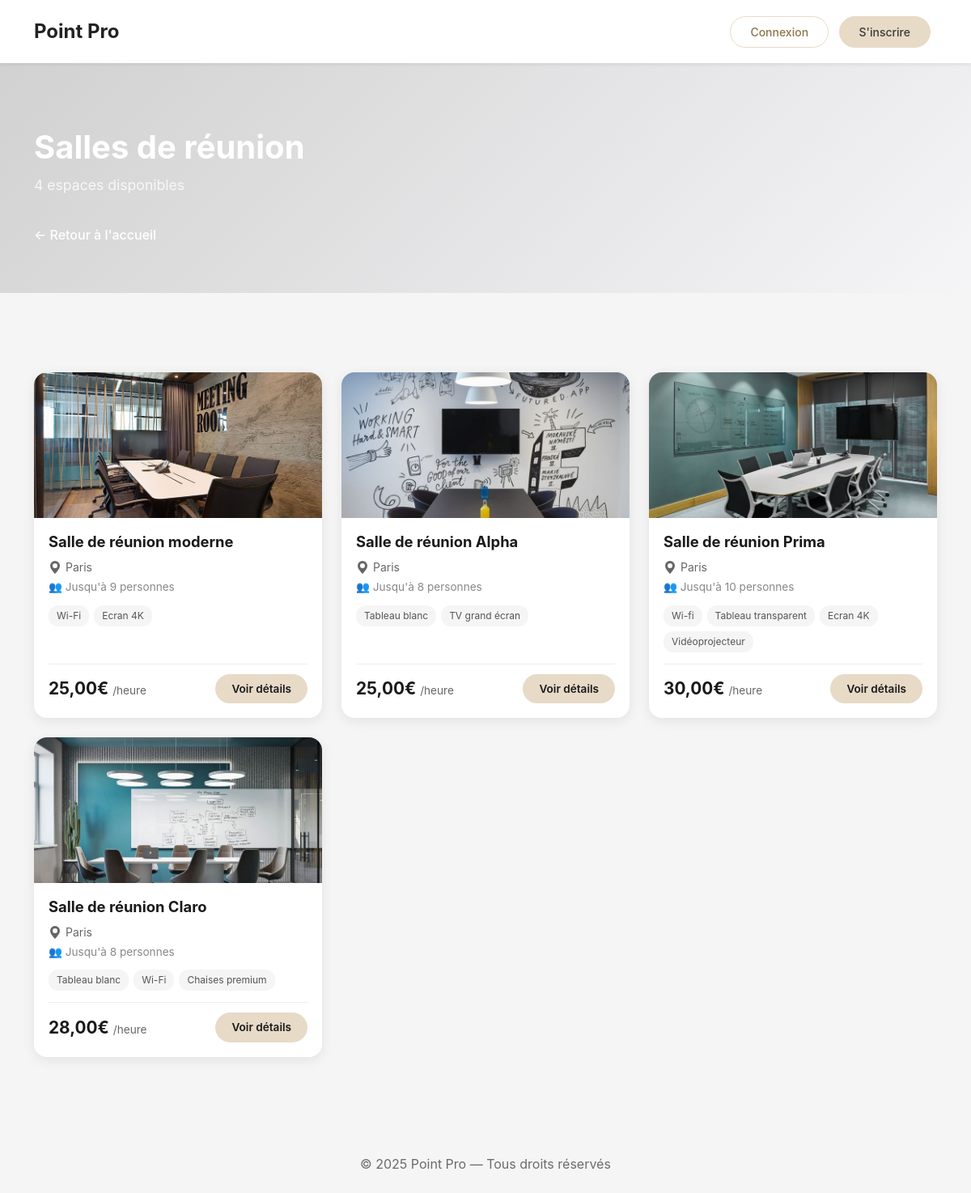
The page /espaces/categorie/reunion/ on the database its author committed.
### client/models.py (models this page shows, shortened)
class Espace(models.Model):
    TYPE_CHOICES = [
        ('petite_salle', 'Petite salle'),
        ('moyenne_salle', 'Moyenne salle'),
        ('grande_salle', 'Grande salle'),
        ('reunion', 'Salle de réunion'),
        ('brainstorming', 'Salle de brainstorming'),
        ('studio', 'Salle de studio'),
        ('espace_detente', 'Espace détente'),
        ('espace_formation', 'Salle de formation'),
    ]
    nom = models.CharField(max_length=100)
    description = models.TextField(blank=True)
    type_espace = models.CharField(max_length=50, choices=TYPE_CHOICES)
    capacite = models.PositiveIntegerField()
    ville = models.CharField(max_length=100)
    adresse = models.CharField(max_length=200, blank=True)
    equipements = models.TextField(blank=True)
    prix_par_heure = models.DecimalField(max_digits=6, decimal_places=2)
    image = models.ImageField(upload_to='espaces/', blank=True, null=True)
    disponible = models.BooleanField(default=True)
    date_creation = models.DateTimeField(auto_now_add=True)

### client/views.py (the view)
# urls.py: path('espaces/categorie/<str:categorie>/', views.espaces_par_categorie, name='espaces_par_categorie'),
def espaces_par_categorie(request, categorie):
    categories_mapping = {
        'reunion': ['reunion'],
        'coworking': ['petite_salle', 'moyenne_salle','brainstorming','espace_detente'],
        'evenements': ['grande_salle','espace_formation','studio'],
    }
    types_espaces = categories_mapping.get(categorie, [categorie])
    espaces = Espace.objects.filter(disponible=True, type_espace__in=types_espaces)
    noms_categories = {
        'reunion': 'Salles de réunion',
        'coworking': 'Espaces coworking',
        'evenements': 'Salles d\'événements',
    }
    categorie_nom = noms_categories.get(categorie, categorie)
    for espace in espaces:
        if espace.equipements:
            espace.equipements_list = [eq.strip() for eq in espace.equipements.split(',') if eq.strip()]
        else:
            espace.equipements_list = []
    favoris_ids = []
    if request.user.is_authenticated:
        favoris_ids = list(Favori.objects.filter(user=request.user).values_list('espace_id', flat=True))
    context = {
        'espaces': espaces,
        'categorie': categorie,
        'categorie_nom': categorie_nom,
        'total': espaces.count(),
        'favoris_ids': favoris_ids
    }
    return render(request, "client/espaces_categorie.html", context)

### client/templates/client/espaces_categorie.html (shortened to what this page needs)
{% extends "client/base.html" %}
{% load static %}
{% block content %}
<div class="page-header">
  <div class="container">
    <h1>{{ categorie_nom }}</h1>
    <p class="text-muted">{{ total }} espace{% if total > 1 %}s{% endif %} disponible{% if total > 1 %}s{% endif %}</p>
    <a href="{% url 'accueil' %}" class="btn-back">← Retour à l'accueil</a>
  </div>
</div>
<section class="espaces-list-section py-5">
  <div class="container">
    {% if espaces %}
      <div class="row g-4">
        {% for espace in espaces %}
        <div class="col-lg-4 col-md-6">
          <div class="espace-card">
            <div class="espace-card-img" style="position: relative;">
              <a href="{% url 'detail_espace' espace.id %}">
                {% if espace.image %}
                  <img src="{{ espace.image.url }}" alt="{{ espace.nom }}">
                {% else %}
                  <img src="{% static 'client/images/default_espace.jpg' %}" alt="Espace">
                {% endif %}
              </a>
            </div>
            <div class="espace-card-body">
              <h3 class="espace-title">{{ espace.nom }}</h3>
              <div class="espace-location">
                <svg width="16" height="16" fill="currentColor" viewBox="0 0 16 16">
                  <path d="M8 16s6-5.686 6-10A6 6 0 0 0 2 6c0 4.314 6 10 6 10zm0-7a3 3 0 1 1 0-6 3 3 0 0 1 0 6z"/>
                </svg>
                {{ espace.ville }}
              </div>
              <div class="espace-capacity">👥 Jusqu'à {{ espace.capacite }} personnes</div>
              <div class="espace-features">
                {% if espace.equipements_list %}
                  {% for equipement in espace.equipements_list %}
                    <span class="feature-tag">{{ equipement }}</span>
                  {% endfor %}
                {% else %}
                  <span class="feature-tag text-muted">Aucun équipement</span>
                {% endif %}
              </div>
              <div class="espace-footer">
                <div class="espace-price">{{ espace.prix_par_heure }}€ <span>/heure</span></div>
                <a href="{% url 'detail_espace' espace.id %}" class="btn-voir">Voir détails</a>
              </div>
            </div>
          </div>
        </div>
        {% endfor %}
      </div>
    {% else %}
      <div class="text-center py-5">
        <p class="text-muted fs-5">Aucun espace disponible dans cette catégorie pour le moment.</p>
        <a href="{% url 'accueil' %}" class="btn btn-primary mt-3">Retour à l'accueil</a>
      </div>
    {% endif %}
  </div>
</section>
{% endblock %}

### client/static/client/style.css (style rules this page uses)
body { font-family: "Poppins", sans-serif; background-color: #f5f5f5 !important; }
* { margin: 0; padding: 0; box-sizing: border-box; }
body { margin: 0 !important; padding: 0 !important; }
body { padding-top: 80px; }
.espace-card { background: white; border-radius: 16px; overflow: hidden; box-shadow: 0 4px 15px rgba(0,0,0,0.08); transition: all 0.3s ease; height: 100%; display: flex; flex-direction: column; }
.espace-card-img { position: relative; height: 180px; overflow: hidden; }
.espace-card-img img { width: 100%; height: 100%; object-fit: cover; transition: transform 0.4s ease; }
.espace-card-body { padding: 18px; flex-grow: 1; display: flex; flex-direction: column; }
.espace-title { font-size: 1.15rem; font-weight: 700; color: #1a1a1a; margin-bottom: 8px; line-height: 1.3; }
.espace-location { display: flex; align-items: center; color: #666; font-size: 0.875rem; margin-bottom: 4px; }
.espace-location svg { margin-right: 5px; }
.espace-capacity { color: #888; font-size: 0.85rem; margin-bottom: 12px; }
.espace-features { display: flex; gap: 6px; flex-wrap: wrap; margin-bottom: 14px; }
.feature-tag { background: #f5f5f5; padding: 4px 10px; border-radius: 12px; font-size: 0.75rem; color: #555; }
.espace-footer { display: flex; justify-content: space-between; align-items: center; margin-top: auto; padding-top: 12px; border-top: 1px solid #eee; }
.espace-price { font-size: 1.3rem; font-weight: 700; color: #1a1a1a; }
.espace-price span { font-size: 0.85rem; font-weight: 400; color: #666; }
.btn-voir { background: #E7DAC7; color: #1a1a1a; border: none; padding: 8px 20px; border-radius: 20px; font-weight: 600; font-size: 0.85rem; transition: all 0.2s ease; text-decoration: none; }
h1 { font-size: 2rem; font-weight: 700; }
a, button { outline: none !important; }
* { margin:0;padding:0;box-sizing:border-box }
body { font-family:-apple-system,BlinkMacSystemFont,"Segoe UI",Roboto,"Helvetica Neue",Arial,sans-serif; background:#f5f5f5;color:#262626; }

### client/templates/client/espaces_categorie.html (style rules this page uses)
.page-header { background: linear-gradient(135deg, #d1d1d1 0%, #f5f4f7 100%); color: white; padding: 80px 0 60px; margin-bottom: 50px; }
.page-header h1 { font-size: 2.5rem; font-weight: 700; margin-bottom: 10px; }
.page-header .text-muted { color: rgba(255, 255, 255, 0.8) !important; font-size: 1.1rem; }
.btn-back { display: inline-block; margin-top: 20px; color: white; text-decoration: none; font-weight: 500; transition: opacity 0.3s; }

### rows shown on the page
Espace: image (picture), nom "Salle de réunion moderne", ville "Paris", capacite "9", equipements_list "Wi-Fi" "Ecran 4K", prix_par_heure "25,00"
Espace: image (picture), nom "Salle de réunion Alpha", ville "Paris", capacite "8", equipements_list "Tableau blanc" "TV grand écran", prix_par_heure "25,00"
Espace: image (picture), nom "Salle de réunion Prima", ville "Paris", capacite "10", equipements_list "Wi-fi" "Tableau transparent" "Ecran 4K" "Vidéoprojecteur", prix_par_heure "30,00"
Espace: image (picture), nom "Salle de réunion Claro", ville "Paris", capacite "8", equipements_list "Tableau blanc" "Wi-Fi" "Chaises premium", prix_par_heure "28,00"

### other values the page prints
{{ categorie_nom }} "Salles de réunion"
{{ total }} "4"
